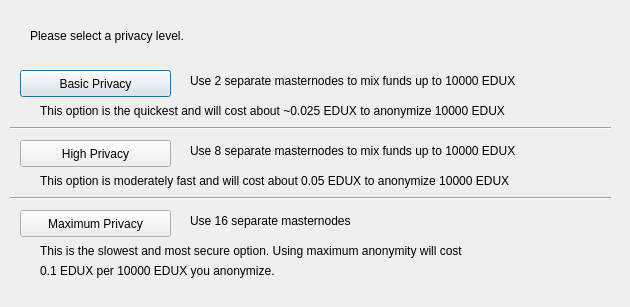
<?xml version="1.0" encoding="UTF-8"?>
<ui version="4.0">
 <class>ObfuscationConfig</class>
 <widget class="QDialog" name="ObfuscationConfig">
  <property name="geometry">
   <rect>
    <x>0</x>
    <y>0</y>
    <width>630</width>
    <height>307</height>
   </rect>
  </property>
  <property name="windowTitle">
   <string>Configure Obfuscation</string>
  </property>
  <widget class="QPushButton" name="buttonBasic">
   <property name="geometry">
    <rect>
     <x>20</x>
     <y>70</y>
     <width>151</width>
     <height>27</height>
    </rect>
   </property>
   <property name="text">
    <string>Basic Privacy</string>
   </property>
  </widget>
  <widget class="QPushButton" name="buttonHigh">
   <property name="geometry">
    <rect>
     <x>20</x>
     <y>140</y>
     <width>151</width>
     <height>27</height>
    </rect>
   </property>
   <property name="text">
    <string>High Privacy</string>
   </property>
  </widget>
  <widget class="QPushButton" name="buttonMax">
   <property name="geometry">
    <rect>
     <x>20</x>
     <y>210</y>
     <width>151</width>
     <height>27</height>
    </rect>
   </property>
   <property name="text">
    <string>Maximum Privacy</string>
   </property>
  </widget>
  <widget class="QLabel" name="label">
   <property name="geometry">
    <rect>
     <x>30</x>
     <y>20</y>
     <width>571</width>
     <height>31</height>
    </rect>
   </property>
   <property name="text">
    <string>Please select a privacy level.</string>
   </property>
  </widget>
  <widget class="QLabel" name="label_2">
   <property name="geometry">
    <rect>
     <x>190</x>
     <y>70</y>
     <width>421</width>
     <height>21</height>
    </rect>
   </property>
   <property name="text">
    <string>Use 2 separate masternodes to mix funds up to 10000 EDUX</string>
   </property>
  </widget>
  <widget class="QLabel" name="label_3">
   <property name="geometry">
    <rect>
     <x>190</x>
     <y>140</y>
     <width>411</width>
     <height>21</height>
    </rect>
   </property>
   <property name="text">
    <string>Use 8 separate masternodes to mix funds up to 10000 EDUX</string>
   </property>
  </widget>
  <widget class="QLabel" name="label_4">
   <property name="geometry">
    <rect>
     <x>190</x>
     <y>210</y>
     <width>421</width>
     <height>21</height>
    </rect>
   </property>
   <property name="text">
    <string>Use 16 separate masternodes</string>
   </property>
  </widget>
  <widget class="QLabel" name="label_6">
   <property name="geometry">
    <rect>
     <x>40</x>
     <y>100</y>
     <width>561</width>
     <height>21</height>
    </rect>
   </property>
   <property name="text">
    <string>This option is the quickest and will cost about ~0.025 EDUX to anonymize 10000 EDUX</string>
   </property>
  </widget>
  <widget class="QLabel" name="label_7">
   <property name="geometry">
    <rect>
     <x>40</x>
     <y>170</y>
     <width>561</width>
     <height>21</height>
    </rect>
   </property>
   <property name="text">
    <string>This option is moderately fast and will cost about 0.05 EDUX to anonymize 10000 EDUX</string>
   </property>
  </widget>
  <widget class="QLabel" name="label_8">
   <property name="geometry">
    <rect>
     <x>40</x>
     <y>240</y>
     <width>561</width>
     <height>21</height>
    </rect>
   </property>
   <property name="text">
    <string>This is the slowest and most secure option. Using maximum anonymity will cost</string>
   </property>
  </widget>
  <widget class="QLabel" name="label_9">
   <property name="geometry">
    <rect>
     <x>40</x>
     <y>260</y>
     <width>561</width>
     <height>21</height>
    </rect>
   </property>
   <property name="text">
    <string>0.1 EDUX per 10000 EDUX you anonymize.</string>
   </property>
  </widget>
  <widget class="Line" name="line">
   <property name="geometry">
    <rect>
     <x>10</x>
     <y>120</y>
     <width>601</width>
     <height>16</height>
    </rect>
   </property>
   <property name="orientation">
    <enum>Qt::Horizontal</enum>
   </property>
  </widget>
  <widget class="Line" name="line_2">
   <property name="geometry">
    <rect>
     <x>10</x>
     <y>190</y>
     <width>601</width>
     <height>16</height>
    </rect>
   </property>
   <property name="orientation">
    <enum>Qt::Horizontal</enum>
   </property>
  </widget>
 </widget>
 <resources/>
 <connections/>
</ui>
